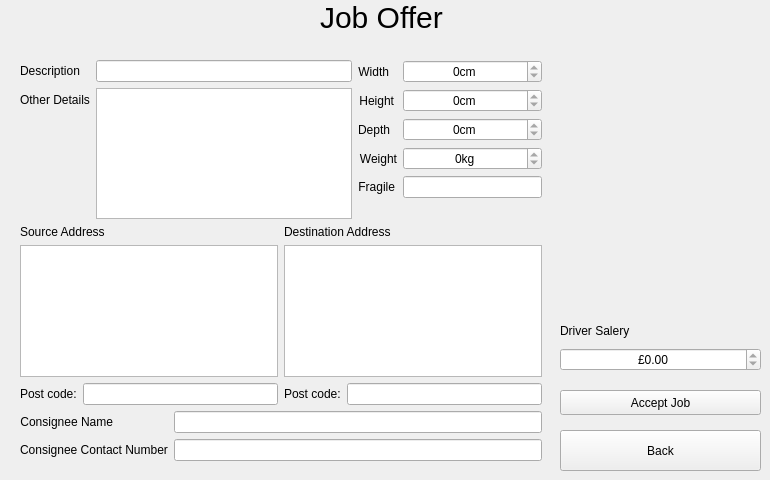
   <widget class="QWidget" name="JobOffer">
    <widget class="QPushButton" name="acceptBtn_JobOffer">
     <property name="geometry">
      <rect>
       <x>560</x>
       <y>390</y>
       <width>201</width>
       <height>25</height>
      </rect>
     </property>
     <property name="text">
      <string>Accept Job</string>
     </property>
    </widget>
    <widget class="QWidget" name="layoutWidget">
     <property name="geometry">
      <rect>
       <x>20</x>
       <y>60</y>
       <width>522</width>
       <height>401</height>
      </rect>
     </property>
     <layout class="QVBoxLayout" name="mainBox_JobOffer">
      <item>
       <layout class="QHBoxLayout" name="topBox_JobOffer">
        <item>
         <layout class="QFormLayout" name="descDetailsForm_JobOffer">
          <item row="0" column="0">
           <widget class="QLabel" name="descLabel_JobOffer">
            <property name="text">
             <string>Description</string>
            </property>
            <property name="alignment">
             <set>Qt::AlignLeading|Qt::AlignLeft|Qt::AlignVCenter</set>
            </property>
            <property name="buddy">
             <cstring>descEdit_NewOrder</cstring>
            </property>
           </widget>
          </item>
          <item row="0" column="1">
           <widget class="QLineEdit" name="descEdit_JobOffer">
            <property name="text">
             <string/>
            </property>
            <property name="readOnly">
             <bool>true</bool>
            </property>
           </widget>
          </item>
          <item row="1" column="0">
           <widget class="QLabel" name="otherDetailsLabel_JobOffer">
            <property name="text">
             <string>Other Details</string>
            </property>
            <property name="buddy">
             <cstring>otherDetailsEdit_NewOrder</cstring>
            </property>
           </widget>
          </item>
          <item row="1" column="1">
           <widget class="QPlainTextEdit" name="otherDetailsEdit_JobOffer">
            <property name="enabled">
             <bool>true</bool>
            </property>
            <property name="readOnly">
             <bool>true</bool>
            </property>
            <property name="plainText">
             <string/>
            </property>
           </widget>
          </item>
         </layout>
        </item>
        <item>
         <layout class="QFormLayout" name="dimentionsForm_JobOffer">
          <item row="0" column="0">
           <widget class="QLabel" name="widthLabel_JobOffer">
            <property name="text">
             <string>Width</string>
            </property>
            <property name="alignment">
             <set>Qt::AlignRight|Qt::AlignTrailing|Qt::AlignVCenter</set>
            </property>
            <property name="buddy">
             <cstring>widthSpinBox_NewOrder</cstring>
            </property>
           </widget>
          </item>
          <item row="0" column="1">
           <widget class="QDoubleSpinBox" name="widthSpinBox_JobOffer">
            <property name="alignment">
             <set>Qt::AlignCenter</set>
            </property>
            <property name="readOnly">
             <bool>true</bool>
            </property>
            <property name="prefix">
             <string/>
            </property>
            <property name="suffix">
             <string>cm</string>
            </property>
            <property name="decimals">
             <number>0</number>
            </property>
            <property name="maximum">
             <double>9999.000000000000000</double>
            </property>
           </widget>
          </item>
          <item row="1" column="0">
           <widget class="QLabel" name="heightLabel_JobOffer">
            <property name="text">
             <string>Height</string>
            </property>
            <property name="alignment">
             <set>Qt::AlignRight|Qt::AlignTrailing|Qt::AlignVCenter</set>
            </property>
            <property name="buddy">
             <cstring>heightSpinBox_NewOrder</cstring>
            </property>
           </widget>
          </item>
          <item row="1" column="1">
           <widget class="QDoubleSpinBox" name="heightSpinBox_JobOffer">
            <property name="alignment">
             <set>Qt::AlignCenter</set>
            </property>
            <property name="readOnly">
             <bool>true</bool>
            </property>
            <property name="prefix">
             <string/>
            </property>
            <property name="suffix">
             <string>cm</string>
            </property>
            <property name="decimals">
             <number>0</number>
            </property>
            <property name="maximum">
             <double>9999.000000000000000</double>
            </property>
           </widget>
          </item>
          <item row="2" column="0">
           <widget class="QLabel" name="depthLabel_JobOffer">
            <property name="text">
             <string>Depth</string>
            </property>
            <property name="alignment">
             <set>Qt::AlignRight|Qt::AlignTrailing|Qt::AlignVCenter</set>
            </property>
            <property name="buddy">
             <cstring>depthSpinBox_NewOrder</cstring>
            </property>
           </widget>
          </item>
          <item row="2" column="1">
           <widget class="QDoubleSpinBox" name="depthSpinBox_JobOffer">
            <property name="alignment">
             <set>Qt::AlignCenter</set>
            </property>
            <property name="readOnly">
             <bool>true</bool>
            </property>
            <property name="prefix">
             <string/>
            </property>
            <property name="suffix">
             <string>cm</string>
            </property>
            <property name="decimals">
             <number>0</number>
            </property>
            <property name="maximum">
             <double>9999.000000000000000</double>
            </property>
           </widget>
          </item>
          <item row="3" column="0">
           <widget class="QLabel" name="weightLabel_JobOffer">
            <property name="text">
             <string>Weight</string>
            </property>
            <property name="alignment">
             <set>Qt::AlignRight|Qt::AlignTrailing|Qt::AlignVCenter</set>
            </property>
            <property name="buddy">
             <cstring>weightSpinBox_NewOrder</cstring>
            </property>
           </widget>
          </item>
          <item row="3" column="1">
           <widget class="QDoubleSpinBox" name="weightSpinBox_JobOffer">
            <property name="alignment">
             <set>Qt::AlignCenter</set>
            </property>
            <property name="readOnly">
             <bool>true</bool>
            </property>
            <property name="prefix">
             <string/>
            </property>
            <property name="suffix">
             <string>kg</string>
            </property>
            <property name="decimals">
             <number>0</number>
            </property>
            <property name="maximum">
             <double>9999.000000000000000</double>
            </property>
           </widget>
          </item>
          <item row="4" column="0">
           <widget class="QLabel" name="fragileLabel_JobOffer">
            <property name="text">
             <string>Fragile</string>
            </property>
            <property name="alignment">
             <set>Qt::AlignRight|Qt::AlignTrailing|Qt::AlignVCenter</set>
            </property>
            <property name="buddy">
             <cstring>fragileCheckBox_NewOrder</cstring>
            </property>
           </widget>
          </item>
          <item row="4" column="1">
           <widget class="QLineEdit" name="fragileEdit_JobOffer">
            <property name="text">
             <string/>
            </property>
            <property name="readOnly">
             <bool>true</bool>
            </property>
           </widget>
          </item>
         </layout>
        </item>
       </layout>
      </item>
      <item>
       <layout class="QGridLayout" name="middleBox_JobOffer">
        <item row="0" column="0">
         <widget class="QLabel" name="sourceLabel_JobOffer">
          <property name="text">
           <string>Source Address</string>
          </property>
          <property name="buddy">
           <cstring>sourceEdit_NewOrder</cstring>
          </property>
         </widget>
        </item>
        <item row="1" column="1">
         <widget class="QPlainTextEdit" name="destEdit_JobOffer">
          <property name="readOnly">
           <bool>true</bool>
          </property>
          <property name="textInteractionFlags">
           <set>Qt::TextSelectableByMouse</set>
          </property>
         </widget>
        </item>
        <item row="2" column="0">
         <layout class="QHBoxLayout" name="leftPostcodeBox_JobOffer">
          <item>
           <widget class="QLabel" name="sourcePostcodeLabel_JobOffer">
            <property name="text">
             <string>Post code:</string>
            </property>
            <property name="buddy">
             <cstring>sourcePostcodeEdit_NewOrder</cstring>
            </property>
           </widget>
          </item>
          <item>
           <widget class="QLineEdit" name="sourcePostcodeEdit_JobOffer">
            <property name="text">
             <string/>
            </property>
            <property name="readOnly">
             <bool>true</bool>
            </property>
           </widget>
          </item>
         </layout>
        </item>
        <item row="2" column="1">
         <layout class="QHBoxLayout" name="rightPostCodeBox_JobOffer">
          <item>
           <widget class="QLabel" name="destPostcodeLabel_JobOffer">
            <property name="text">
             <string>Post code:</string>
            </property>
            <property name="buddy">
             <cstring>destPostcodeEdit_NewOrder</cstring>
            </property>
           </widget>
          </item>
          <item>
           <widget class="QLineEdit" name="destPostcodeEdit_JobOffer">
            <property name="text">
             <string/>
            </property>
            <property name="readOnly">
             <bool>true</bool>
            </property>
           </widget>
          </item>
         </layout>
        </item>
        <item row="1" column="0">
         <widget class="QPlainTextEdit" name="sourceEdit_JobOffer">
          <property name="readOnly">
           <bool>true</bool>
          </property>
          <property name="textInteractionFlags">
           <set>Qt::TextSelectableByMouse</set>
          </property>
         </widget>
        </item>
        <item row="0" column="1">
         <widget class="QLabel" name="destLabel_JobOffer">
          <property name="text">
           <string>Destination Address</string>
          </property>
          <property name="buddy">
           <cstring>destEdit_NewOrder</cstring>
          </property>
         </widget>
        </item>
       </layout>
      </item>
      <item>
       <layout class="QFormLayout" name="bottomBox_JobOffer">
        <item row="0" column="0">
         <widget class="QLabel" name="consigneeNameLabel_JobOffer">
          <property name="text">
           <string>Consignee Name</string>
          </property>
          <property name="alignment">
           <set>Qt::AlignRight|Qt::AlignTrailing|Qt::AlignVCenter</set>
          </property>
          <property name="buddy">
           <cstring>descEdit_NewOrder</cstring>
          </property>
         </widget>
        </item>
        <item row="0" column="1">
         <widget class="QLineEdit" name="consigneeNameEdit_JobOffer">
          <property name="text">
           <string/>
          </property>
          <property name="readOnly">
           <bool>true</bool>
          </property>
         </widget>
        </item>
        <item row="1" column="0">
         <widget class="QLabel" name="consigneeNumLabel_JobOffer">
          <property name="text">
           <string>Consignee Contact Number</string>
          </property>
          <property name="alignment">
           <set>Qt::AlignJustify|Qt::AlignVCenter</set>
          </property>
          <property name="buddy">
           <cstring>descEdit_NewOrder</cstring>
          </property>
         </widget>
        </item>
        <item row="1" column="1">
         <widget class="QLineEdit" name="consigneeNumEdit_JobOffer">
          <property name="text">
           <string/>
          </property>
          <property name="readOnly">
           <bool>true</bool>
          </property>
         </widget>
        </item>
       </layout>
      </item>
     </layout>
    </widget>
    <widget class="QWidget" name="layoutWidget_3">
     <property name="geometry">
      <rect>
       <x>560</x>
       <y>320</y>
       <width>201</width>
       <height>51</height>
      </rect>
     </property>
     <layout class="QVBoxLayout" name="JobBox_JobOffer">
      <item>
       <widget class="QLabel" name="driverPriceLabel_JobOffer">
        <property name="text">
         <string>Driver Salery</string>
        </property>
        <property name="alignment">
         <set>Qt::AlignLeading|Qt::AlignLeft|Qt::AlignVCenter</set>
        </property>
        <property name="buddy">
         <cstring>descEdit_NewOrder</cstring>
        </property>
       </widget>
      </item>
      <item>
       <widget class="QDoubleSpinBox" name="driverPriceSpinBox_JobOffer">
        <property name="enabled">
         <bool>true</bool>
        </property>
        <property name="alignment">
         <set>Qt::AlignCenter</set>
        </property>
        <property name="readOnly">
         <bool>true</bool>
        </property>
        <property name="prefix">
         <string>£</string>
        </property>
        <property name="suffix">
         <string/>
        </property>
        <property name="decimals">
         <number>2</number>
        </property>
        <property name="maximum">
         <double>9999.000000000000000</double>
        </property>
       </widget>
      </item>
     </layout>
    </widget>
    <widget class="QPushButton" name="backBtn_JobOffer">
     <property name="geometry">
      <rect>
       <x>560</x>
       <y>430</y>
       <width>201</width>
       <height>41</height>
      </rect>
     </property>
     <property name="text">
      <string>Back</string>
     </property>
    </widget>
    <widget class="QLabel" name="headerLabel_JobOffer">
     <property name="geometry">
      <rect>
       <x>320</x>
       <y>0</y>
       <width>133</width>
       <height>34</height>
      </rect>
     </property>
     <property name="styleSheet">
      <string notr="true">font-size:30px;</string>
     </property>
     <property name="text">
      <string>Job Offer</string>
     </property>
     <property name="alignment">
      <set>Qt::AlignLeading|Qt::AlignLeft|Qt::AlignVCenter</set>
     </property>
     <property name="buddy">
      <cstring>descEdit_NewOrder</cstring>
     </property>
    </widget>
   </widget>
